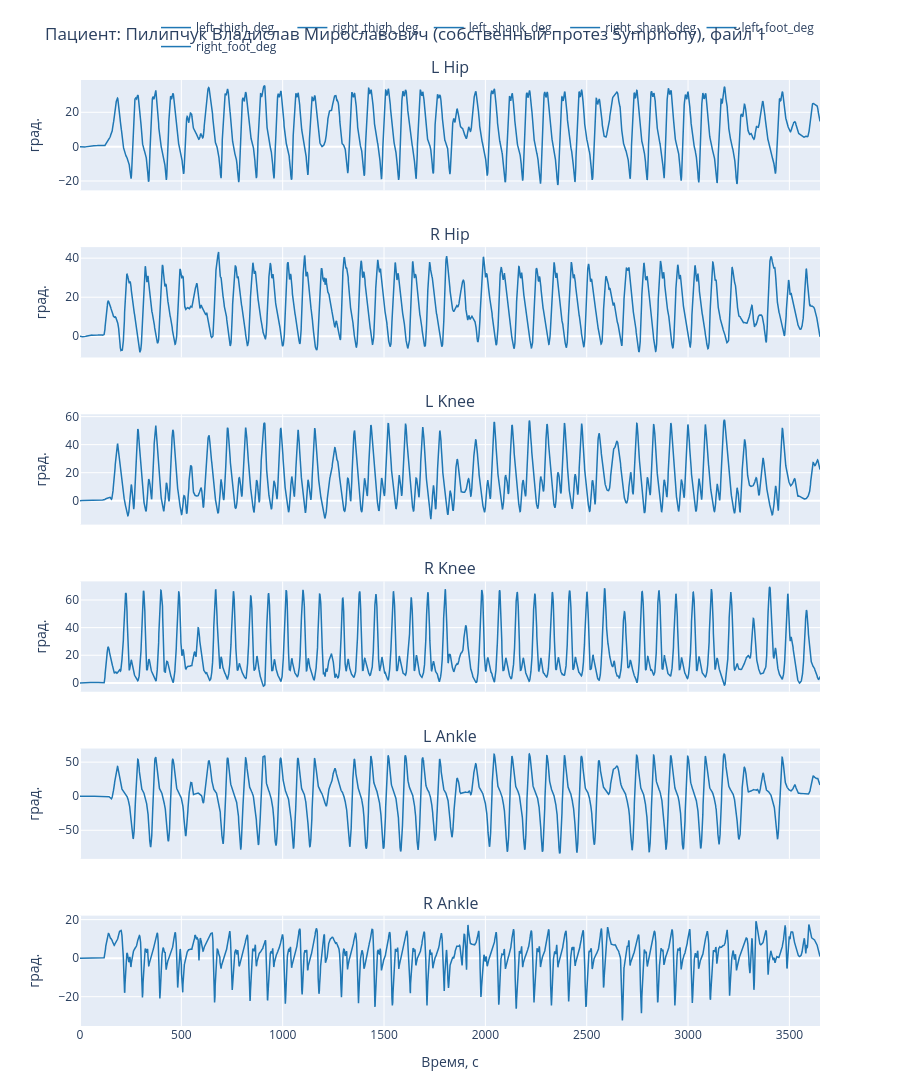

Notebook code for this chart:
### Markdown cell above
### Визуализация данных

### Code cell
def plot_limbs_plotly(df, title=None, frame_time=1.0/60):
    """Строит интерактивные графики Plotly по данным конечностей."""
    n_limbs = len(LIMB_COLUMNS)
    fig = make_subplots(rows=n_limbs, cols=1, subplot_titles=list(LIMB_COLUMNS.keys()),
                        vertical_spacing=0.06, shared_xaxes=True)
    n_frames = len(df)
    # t = np.arange(n_frames) * frame_time
    t = np.arange(n_frames)
    colors = ["#1f77b4", "#ff7f0e", "#2ca02c"]

    for row, (limb_name, cols) in enumerate(LIMB_COLUMNS.items(), start=1):
        for i, col in enumerate(cols):
            if col not in df.columns:
                continue
            y = df[col].astype(float).values.copy()
            fig.add_trace(go.Scatter(x=t, y=y, name=col, line=dict(width=1.5, color=colors[i % 3])), row=row, col=1)

    fig.update_layout(height=180*n_limbs, title_text=title or "Углы суставов", showlegend=True,
                      legend=dict(orientation="h", yanchor="bottom", y=1.02, xanchor="right", x=1), margin=dict(t=80, b=40))
    fig.update_xaxes(title_text="Время, с", row=n_limbs, col=1)
    fig.update_yaxes(title_text="град.", col=1)
    fig.show()
    return fig

idx=0
if patients_data_tta:
    first_patient_tta = list(patients_data_tta.keys())[6]
    plot_limbs_plotly(patients_data_tta[first_patient_tta][idx], title=f"Пациент: {first_patient_tta}, файл {idx+1}")

### Figure 1 — Plotly figure (JSON) as saved in the notebook; plotly's stock layout.template omitted (floating-point values rounded to 4 significant figures; data arrays with more than 128 entries replaced by an {"elided": "..."} marker saying what was removed)
{"data": [{"line": {"color": "#1f77b4", "width": 1.5}, "name": "left_thigh_deg", "type": "scatter", "x": {"elided": "3652 int values"}, "xaxis": "x", "y": {"elided": "3652 float values"}, "yaxis": "y"}, {"line": {"color": "#1f77b4", "width": 1.5}, "name": "right_thigh_deg", "type": "scatter", "x": {"elided": "3652 int values"}, "xaxis": "x2", "y": {"elided": "3652 float values"}, "yaxis": "y2"}, {"line": {"color": "#1f77b4", "width": 1.5}, "name": "left_shank_deg", "type": "scatter", "x": {"elided": "3652 int values"}, "xaxis": "x3", "y": {"elided": "3652 float values"}, "yaxis": "y3"}, {"line": {"color": "#1f77b4", "width": 1.5}, "name": "right_shank_deg", "type": "scatter", "x": {"elided": "3652 int values"}, "xaxis": "x4", "y": {"elided": "3652 float values"}, "yaxis": "y4"}, {"line": {"color": "#1f77b4", "width": 1.5}, "name": "left_foot_deg", "type": "scatter", "x": {"elided": "3652 int values"}, "xaxis": "x5", "y": {"elided": "3652 float values"}, "yaxis": "y5"}, {"line": {"color": "#1f77b4", "width": 1.5}, "name": "right_foot_deg", "type": "scatter", "x": {"elided": "3652 int values"}, "xaxis": "x6", "y": {"elided": "3652 float values"}, "yaxis": "y6"}], "layout": {"annotations": [{"font": {"size": 16}, "showarrow": false, "text": "L Hip", "x": 0.5, "xanchor": "center", "xref": "paper", "y": 1, "yanchor": "bottom", "yref": "paper"}, {"font": {"size": 16}, "showarrow": false, "text": "R Hip", "x": 0.5, "xanchor": "center", "xref": "paper", "y": 0.8233, "yanchor": "bottom", "yref": "paper"}, {"font": {"size": 16}, "showarrow": false, "text": "L Knee", "x": 0.5, "xanchor": "center", "xref": "paper", "y": 0.6467, "yanchor": "bottom", "yref": "paper"}, {"font": {"size": 16}, "showarrow": false, "text": "R Knee", "x": 0.5, "xanchor": "center", "xref": "paper", "y": 0.47, "yanchor": "bottom", "yref": "paper"}, {"font": {"size": 16}, "showarrow": false, "text": "L Ankle", "x": 0.5, "xanchor": "center", "xref": "paper", "y": 0.2933, "yanchor": "bottom", "yref": "paper"}, {"font": {"size": 16}, "showarrow": false, "text": "R Ankle", "x": 0.5, "xanchor": "center", "xref": "paper", "y": 0.1167, "yanchor": "bottom", "yref": "paper"}], "height": 1080, "legend": {"orientation": "h", "x": 1, "xanchor": "right", "y": 1.02, "yanchor": "bottom"}, "margin": {"b": 40, "t": 80}, "showlegend": true, "title": {"text": "Пациент: Пилипчук Владислав Мирославович (собственный протез Symphony), файл 1"}, "xaxis": {"anchor": "y", "domain": [0, 1], "matches": "x6", "showticklabels": false}, "xaxis2": {"anchor": "y2", "domain": [0, 1], "matches": "x6", "showticklabels": false}, "xaxis3": {"anchor": "y3", "domain": [0, 1], "matches": "x6", "showticklabels": false}, "xaxis4": {"anchor": "y4", "domain": [0, 1], "matches": "x6", "showticklabels": false}, "xaxis5": {"anchor": "y5", "domain": [0, 1], "matches": "x6", "showticklabels": false}, "xaxis6": {"anchor": "y6", "domain": [0, 1], "title": {"text": "Время, с"}}, "yaxis": {"anchor": "x", "domain": [0.8833, 1], "title": {"text": "град."}}, "yaxis2": {"anchor": "x2", "domain": [0.7067, 0.8233], "title": {"text": "град."}}, "yaxis3": {"anchor": "x3", "domain": [0.53, 0.6467], "title": {"text": "град."}}, "yaxis4": {"anchor": "x4", "domain": [0.3533, 0.47], "title": {"text": "град."}}, "yaxis5": {"anchor": "x5", "domain": [0.1767, 0.2933], "title": {"text": "град."}}, "yaxis6": {"anchor": "x6", "domain": [0, 0.1167], "title": {"text": "град."}}}}
